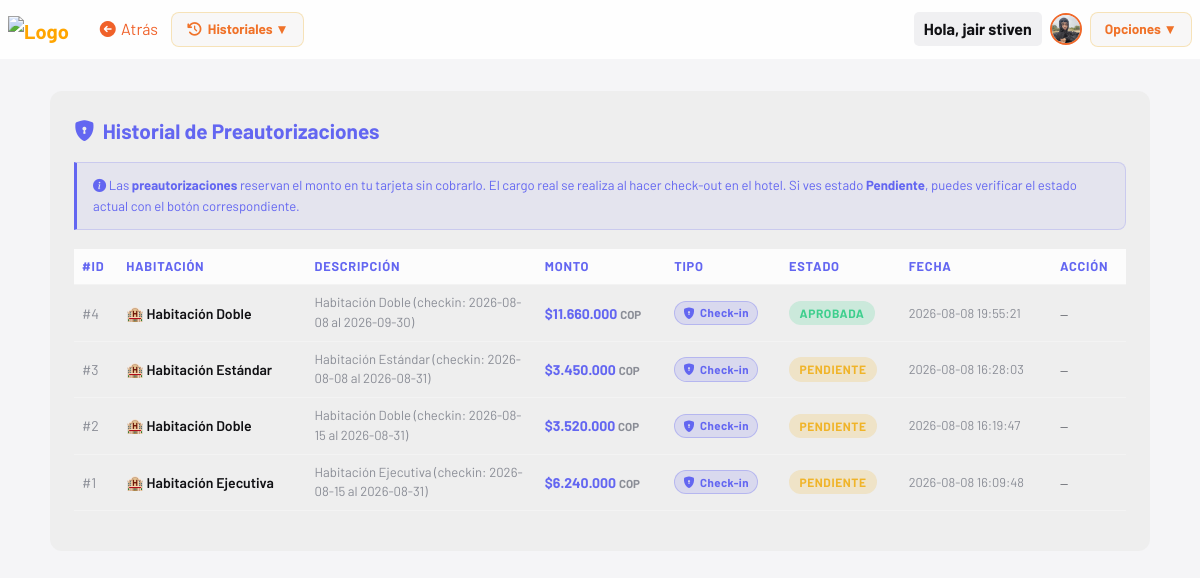
The app's page /views/historial/reg-prea.php (signed in) with its own data.
### tables this page shows
CREATE TABLE `users` (
  `id` int(11) NOT NULL,
  `nombre` varchar(120) NOT NULL,
  `correo` varchar(255) NOT NULL,
  `usuario` varchar(100) NOT NULL,
  `contraseña` varchar(255) NOT NULL,
  `profile_image` varchar(255) DEFAULT NULL,
  `bio` text DEFAULT NULL,
  `location` varchar(100) DEFAULT NULL,
  `created_at` timestamp NOT NULL DEFAULT current_timestamp()
);

CREATE TABLE `reservaciones` (
  `id` int(11) NOT NULL,
  `request_id` varchar(100) NOT NULL DEFAULT '',
  `habitacion` varchar(150) NOT NULL,
  `descripcion` varchar(255) NOT NULL,
  `precio` decimal(10,2) NOT NULL,
  `moneda` varchar(10) NOT NULL DEFAULT 'COP',
  `usuario_id` varchar(100) NOT NULL,
  `estado` varchar(20) NOT NULL DEFAULT 'pendiente',
  `created_at` timestamp NOT NULL DEFAULT current_timestamp(),
  `session_id` varchar(100) NOT NULL DEFAULT ''
);

### views/historial/reg-prea.php (the view, shortened to what this page needs)
<?php
require_once '../../php/conexion_be.php';
$correo_sesion = mysqli_real_escape_string($conexion, $_SESSION['correo'] ?? '');
$resultado = mysqli_query($conexion, "SELECT * FROM reservaciones WHERE usuario_id = '$correo_sesion' ORDER BY created_at DESC");
?>
<!DOCTYPE html>
<html lang="es">
<head>
    <link href="https://cdn.jsdelivr.net/npm/bootstrap@5.3.2/dist/css/bootstrap.min.css" rel="stylesheet">
    <link href="https://cdn.jsdelivr.net/npm/bootstrap-icons/font/bootstrap-icons.css" rel="stylesheet">
    <link rel="stylesheet" href="https://cdnjs.cloudflare.com/ajax/libs/font-awesome/7.0.1/css/all.min.css">
    <link rel="stylesheet" href="../../assets/css/styles-historiales.css">
</head>
<body>
    <?php
        $nav_back_url  = "historial.php";
        $nav_back_text = "Atrás";
        $nav_base      = "../../";
        require_once '../../php/navbar.php';
    ?>
    <div class="tabla-container">
        <div class="tabla-titulo">
            <i class="bi bi-shield-lock-fill" style="color:#6366f1;"></i>
            Historial de Preautorizaciones
        </div>
        <div class="info-banner">
            <i class="bi bi-info-circle-fill"></i>
            Las <strong>preautorizaciones</strong> reservan el monto en tu tarjeta sin cobrarlo. El cargo real se realiza al hacer check-out en el hotel. Si ves estado <strong>Pendiente</strong>, puedes verificar el estado actual con el botón correspondiente.
        </div>
        <?php if (mysqli_num_rows($resultado) > 0): ?>
        <div class="table-responsive">
            <table class="table table-hover">
                <thead>
                    <tr>
                        <th>#ID</th>
                        <th>Habitación</th>
                        <th>Descripción</th>
                        <th>Monto</th>
                        <th>Tipo</th>
                        <th>Estado</th>
                        <th>Fecha</th>
                        <th>Acción</th>
                    </tr>
                </thead>
                <tbody>
                    <?php while ($row = mysqli_fetch_assoc($resultado)): ?>
                    <tr>
                        <td><span style="color:#8a8d96;">#<?= htmlspecialchars($row['id']) ?></span></td>
                        <td style="font-weight:600;">🏨 <?= htmlspecialchars($row['habitacion']) ?></td>
                        <td style="font-size:0.82rem;color:#8a8d96;max-width:200px;"><?= htmlspecialchars($row['descripcion']) ?></td>
                        <td style="color:#6366f1;font-weight:700;">
                            $<?= number_format($row['precio'], 0, ',', '.') ?>
                            <span style="font-size:0.72rem;color:#8a8d96;"><?= htmlspecialchars($row['moneda']) ?></span>
                        </td>
                        <td><span class="preauth-pill"><i class="bi bi-shield-lock-fill"></i> Check-in</span></td>
                        <td>
                            <span class="estado-pill badge-<?= strtolower($row['estado']) ?>">
                                <?= strtoupper($row['estado']) ?>
                            </span>
                        </td>
                        <td style="color:#8a8d96;font-size:0.8rem;"><?= htmlspecialchars($row['created_at']) ?></td>
                        <td>
                            <?php if (strtolower($row['estado']) === 'pendiente' && !empty($row['session_id'])): ?>
                            <a href="../../php/verificar_pago.php?tabla=reservaciones&id=<?= $row['id'] ?>&request_id=<?= urlencode($row['session_id']) ?>&redirect=../views/historial/reg-prea.php"
                               class="btn-verificar">
                                <i class="bi bi-arrow-repeat"></i> Verificar
                            </a>
                            <?php else: ?>
                            <span style="color:#555860;font-size:0.75rem;">—</span>
                            <?php endif; ?>
                        </td>
                    </tr>
                    <?php endwhile; ?>
                </tbody>
            </table>
        </div>
        <?php endif; ?>
    </div>
</body>
</html>

### php/navbar.php (shortened to what this page needs)
<?php
$nav_back_url  = $nav_back_url  ?? 'home.php';
$nav_back_text = $nav_back_text ?? 'volver';
$nav_base      = $nav_base      ?? '../';
$nav_avatar    = '';
$nav_initials  = '';
if (isset($_SESSION['user_id'])) {
    if ($conexion) {
        $nav_uid = intval($_SESSION['user_id']);
        $nav_row = mysqli_fetch_assoc(mysqli_query($conexion, "SELECT profile_image, usuario FROM users WHERE id = '$nav_uid'"));
        if ($nav_row) {
            $nav_initials = strtoupper(substr($nav_row['usuario'] ?? 'U', 0, 1));
            if (!empty($nav_row['profile_image']) && file_exists($nav_base . 'uploads/' . $nav_row['profile_image'])) {
                $nav_avatar = $nav_base . 'uploads/' . htmlspecialchars($nav_row['profile_image']);
            }
        }
    }
}
$nav_grupos_tiendas = [
    'games' => [
        'label' => 'Juegos',
        'icon'  => 'fa-shop',
        'items' => [
            'cod.php'         => 'Call of Duty Mobile',
            'freefire.php'    => 'Free Fire',
            'efootball.php'   => 'Efootball Mobile',
            'easport.php'     => 'EA FC Sports Mobile',
            'rainbowsix.php'  => 'Rainbow Six Siege',
            'pubg.php'        => 'PUBG Battlegrounds',
            'bloodstrike.php' => 'Blood Strike',
        ],
    ],
    'plataformas' => [
        'label' => 'Plataformas',
        'icon'  => 'fa-shop',
        'items' => [
            'streaming.php'         => 'Streaming',
            'otras_streaming.php'   => 'Otros Streaming',
            'music_gateway.php'     => 'Música',
            'streaming_gateway.php' => 'Streaming Gateway',
            'ia.php'                => 'Inteligencia Artificial',
            'redes.php'             => 'Redes Sociales',
        ],
    ],
    'textil' => [
        'label' => 'Textiles',
        'icon'  => 'fa-shop',
        'items' => [
            'pl.php'         => 'Premier League',
            'laliga.php'     => 'La Liga',
            'seriea.php'     => 'Serie A',
            'bundesliga.php' => 'Bundesliga',
        ],
    ],
    'historial' => [
        'label' => 'Historiales',
        'icon'  => 'fa-clock-rotate-left',
        'items' => [
            'reg-pgb.php'  => 'Pagos Básicos',
            'reg-sus.php'  => 'Suscripciones',
            'reg-rec.php'  => 'Recurrentes',
            'reg-link.php' => 'Links de Pago',
            'reg-prea.php' => 'Preautorizaciones',
            'reg-disp.php' => 'Dispersiones',
            'reversos.php' => 'Reversos',
        ],
    ],
];
$nav_current_dir   = basename(dirname($_SERVER['SCRIPT_NAME']));
$nav_current_file  = basename($_SERVER['SCRIPT_NAME']);
$nav_grupo_activo  = $nav_grupos_tiendas[$nav_current_dir] ?? null;
$nav_mostrar_tiendas = $nav_grupo_activo && array_key_exists($nav_current_file, $nav_grupo_activo['items']);
?>
<nav class="navbar navbar-dark navbar-expand-lg px-2">
    <a class="navbar-brand fw-bold" href="<?= $nav_base ?>home.php" style="color: orange;">
        <img src="<?= $nav_base ?>assets/icons/icono.png" alt="Logo" style="width: 30px;">
    </a>
    <a href="<?= htmlspecialchars($nav_back_url) ?>" class="btn" style="color: black; color: #f06129;">
        <i class="fa-solid fa-circle-arrow-left fs-6"></i> <?= htmlspecialchars($nav_back_text) ?>
    </a>
    <?php if ($nav_mostrar_tiendas): ?>
    <div class="dropdown">
        <button class="dropbtn"><i class="fa-solid <?= htmlspecialchars($nav_grupo_activo['icon'] ?? 'fa-shop') ?>"></i> <?= htmlspecialchars($nav_grupo_activo['label']) ?> ▼</button>
    </div>
    <?php endif; ?>
    <div class="ms-auto d-flex align-items-center gap-2">
        <span class="nav-username">
            <?= isset($_SESSION['usuario']) ? "Hola, " . htmlspecialchars($_SESSION['usuario']) : "Invitado" ?>
        </span>
        <a href="<?= $nav_base ?>views/profile/index.php" class="nav-avatar-wrap" title="Mi perfil">
            <?php if ($nav_avatar): ?>
                <img src="<?= $nav_avatar ?>" class="nav-avatar-img" alt="Perfil">
            <?php else: ?>
                <div class="nav-avatar-initials"><?= $nav_initials ?: 'U' ?></div>
            <?php endif; ?>
        </a>
        <div class="dropdown">
            <button class="dropbtn">Opciones ▼</button>
        </div>
    </div>
</nav>

### assets/css/styles-historiales.css (style rules this page uses)
:root { --hist-accent: #f0b429; --hist-accent-rgb: 240, 180, 41; --hist-maxw: 1100px; --hist-font: 'Barlow', sans-serif; }
body { font-family: var(--hist-font); }
.navbar { background-color: #0f0f0fa9 !important; backdrop-filter: blur(8px); }
.tabla-container { background: var(--pt-paint); border-radius: 12px; padding: 1.5rem; margin: 2rem auto; max-width: var(--hist-maxw); backdrop-filter: blur(8px); }
.tabla-titulo { font-size: 1.3rem; font-weight: 700; margin-bottom: 1rem; color: var(--hist-accent); display: flex; align-items: center; gap: 0.5rem; }
.table { color: var(--pt-text); border-color: var(--pt-border); }
.table thead th { background: var(--pt-th); color: var(--hist-accent); border-color: var(--pt-border); font-size: 0.8rem; text-transform: uppercase; letter-spacing: 0.06em; }
.table tbody tr { border-color: var(--pt-border); background: var(--pt-th); transition: background 0.15s; }
.table tbody td { border-color: var(--pt-border); font-size: 0.88rem; vertical-align: middle; background: var(--pt-paint); color: var(--pt-text); }
.badge-aprobada { background: rgba(62, 207, 142, 0.2); color: #3ecf8e; }
.badge-pendiente { background: rgba(240, 180, 41, 0.2); color: #f0b429; }
.estado-pill { display: inline-block; padding: 0.2rem 0.65rem; border-radius: 20px; font-size: 0.75rem; font-weight: 700; text-transform: uppercase; letter-spacing: 0.05em; }
.info-banner { background: rgba(var(--hist-accent-rgb), 0.07); border: 1px solid rgba(var(--hist-accent-rgb), 0.2); border-left: 3px solid var(--hist-accent); border-radius: 0 8px 8px 0; padding: 0.75rem 1rem; margin-bottom: 1.2rem; font-size: 0.82rem; color: var(--hist-accent); line-height: 1.6; }
.disp-pill, .preauth-pill { display: inline-flex; align-items: center; gap: 0.3rem; background: rgba(var(--hist-accent-rgb), 0.15); color: var(--hist-accent); border: 1px solid rgba(var(--hist-accent-rgb), 0.3); padding: 0.15rem 0.5rem; border-radius: 20px; font-size: 0.72rem; font-weight: 700; letter-spacing: 0.04em; }

### views/historial/reg-prea.php (style rules this page uses)
:root { --hist-accent: #6366f1; --hist-accent-rgb: 99, 102, 241; }

### php/navbar.php (style rules this page uses)
.navbar { background-color: var(--pt-navbar, #2e2e2ea9) !important; backdrop-filter: blur(8px); position: relative; z-index: 1030; }
.nav-avatar-wrap { display: inline-flex; align-items: center; gap: 0.5rem; text-decoration: none; }
.nav-avatar-img { width: 32px; height: 32px; border-radius: 50%; object-fit: cover; border: 2px solid #f06829; transition: border-color 0.2s, transform 0.2s; }
.nav-username { background-color: var(--pt-bg-card, hsla(120, 2%, 10%, 0.84)); padding: 5px 10px; border-radius: 5px; font-weight: bold; color: var(--pt-text, #ffffff); }
.dropdown { position: relative; display: inline-block; }
.dropbtn { background: var(--pt-dropdown, hsla(120, 2%, 10%, 0.84)); color: #f07229; border: 1.5px solid rgba(240, 180, 41, 0.3); border-radius: 8px; padding: 6px 14px; font-weight: 700; font-size: 0.85rem; cursor: pointer; transition: all 0.2s; display: flex; align-items: center; gap: 0.3rem; }

### records on screen
users: profile_image (picture)
reservaciones: id "4", habitacion "Habitación Doble", descripcion "Habitación Doble (checkin: 2026-08-08 al 2026-09-30)", precio "11.660.000", moneda "COP", estado "APROBADA", created_at "2026-08-08 19:55:21"
reservaciones: id "3", habitacion "Habitación Estándar", descripcion "Habitación Estándar (checkin: 2026-08-08 al 2026-08-31)", precio "3.450.000", moneda "COP", estado "PENDIENTE", created_at "2026-08-08 16:28:03"
reservaciones: id "2", habitacion "Habitación Doble", descripcion "Habitación Doble (checkin: 2026-08-15 al 2026-08-31)", precio "3.520.000", moneda "COP", estado "PENDIENTE", created_at "2026-08-08 16:19:47"
reservaciones: id "1", habitacion "Habitación Ejecutiva", descripcion "Habitación Ejecutiva (checkin: 2026-08-15 al 2026-08-31)", precio "6.240.000", moneda "COP", estado "PENDIENTE", created_at "2026-08-08 16:09:48"

### other values on screen
$nav_back_text "Atrás"
$nav_grupo_activo['label'] "Historiales"
$_SESSION['usuario'] "jair stiven"
